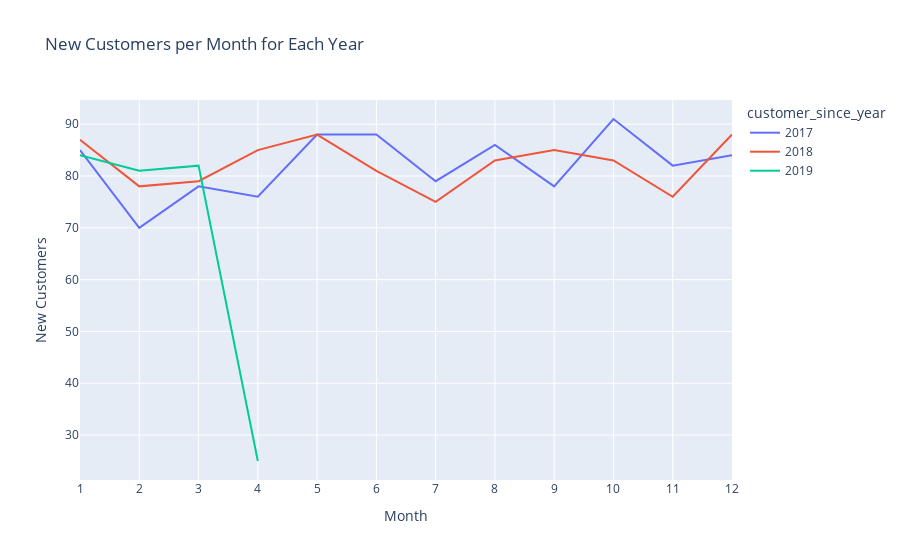

Here is the notebook cell this chart was saved with:
### Code cell
# Convert 'customer_since' column to datetime if not already in datetime format
df['customer_since'] = pd.to_datetime(df['customer_since'])

# Extract year and month from the 'customer_since' column and create new columns for them
df['customer_since_year'] = df['customer_since'].dt.year
df['customer_since_month'] = df['customer_since'].dt.month

# Group the data by year and month, then count the number of unique customer IDs
new_customers_per_year_month = df.groupby(['customer_since_year', 'customer_since_month'])['customer_id'].nunique().reset_index()

# Plotting an interactive line chart using Plotly
fig = px.line(new_customers_per_year_month, x='customer_since_month', y='customer_id', color='customer_since_year', 
              labels={'customer_since_month': 'Month', 'customer_id': 'New Customers'}, 
              title='New Customers per Month for Each Year')
fig.update_layout(xaxis=dict(tickmode='linear'))

# Display the chart
fig.show()

### Figure 1 — Plotly figure (JSON) as saved in the notebook; plotly's stock layout.template omitted (floating-point values rounded to 4 significant figures)
{"data": [{"hovertemplate": "customer_since_year=2017<br>Month=%{x}<br>New Customers=%{y}<extra></extra>", "legendgroup": "2017", "line": {"color": "#636efa", "dash": "solid"}, "marker": {"symbol": "circle"}, "mode": "lines", "name": "2017", "orientation": "v", "showlegend": true, "type": "scatter", "x": [1, 2, 3, 4, 5, 6, 7, 8, 9, 10, 11, 12], "xaxis": "x", "y": [85, 70, 78, 76, 88, 88, 79, 86, 78, 91, 82, 84], "yaxis": "y"}, {"hovertemplate": "customer_since_year=2018<br>Month=%{x}<br>New Customers=%{y}<extra></extra>", "legendgroup": "2018", "line": {"color": "#EF553B", "dash": "solid"}, "marker": {"symbol": "circle"}, "mode": "lines", "name": "2018", "orientation": "v", "showlegend": true, "type": "scatter", "x": [1, 2, 3, 4, 5, 6, 7, 8, 9, 10, 11, 12], "xaxis": "x", "y": [87, 78, 79, 85, 88, 81, 75, 83, 85, 83, 76, 88], "yaxis": "y"}, {"hovertemplate": "customer_since_year=2019<br>Month=%{x}<br>New Customers=%{y}<extra></extra>", "legendgroup": "2019", "line": {"color": "#00cc96", "dash": "solid"}, "marker": {"symbol": "circle"}, "mode": "lines", "name": "2019", "orientation": "v", "showlegend": true, "type": "scatter", "x": [1, 2, 3, 4], "xaxis": "x", "y": [84, 81, 82, 25], "yaxis": "y"}], "layout": {"legend": {"title": {"text": "customer_since_year"}, "tracegroupgap": 0}, "title": {"text": "New Customers per Month for Each Year"}, "xaxis": {"anchor": "y", "domain": [0, 1], "tickmode": "linear", "title": {"text": "Month"}}, "yaxis": {"anchor": "x", "domain": [0, 1], "title": {"text": "New Customers"}}}}
